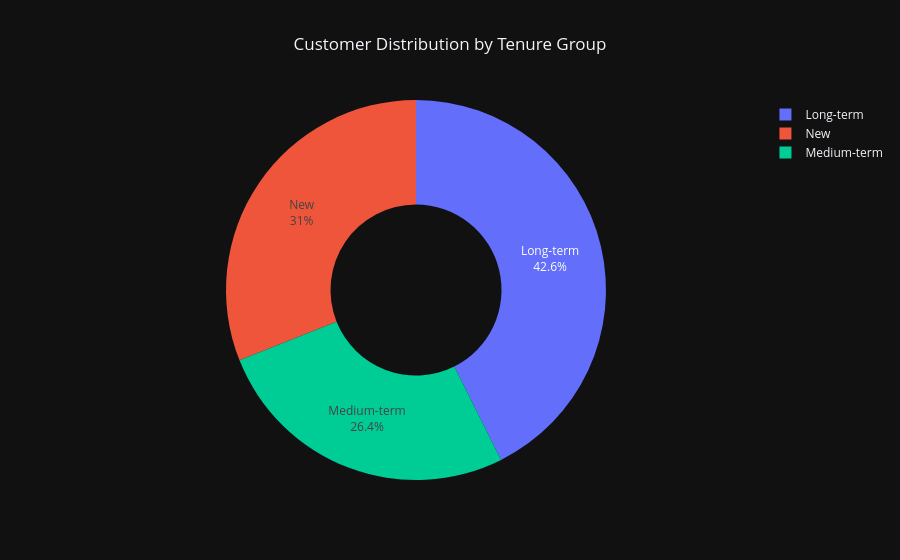

The notebook cell this image was saved under:
### Code cell
fig = px.pie(
    names=segment_counts.index,
    values=segment_counts.values,
    title="Customer Distribution by Tenure Group",
    hole=0.45
)

fig.update_traces(
    textposition="inside",
    textinfo="label+percent"
)

fig.update_layout(
    title_x=0.5
)

fig.show()

### Figure 1 — Plotly figure (JSON) as saved in the notebook; plotly's stock layout.template omitted (floating-point values rounded to 4 significant figures)
{"data": [{"domain": {"x": [0, 1], "y": [0, 1]}, "hole": 0.45, "hovertemplate": "label=%{label}<br>value=%{value}<extra></extra>", "labels": ["New", "Medium-term", "Long-term"], "legendgroup": "", "name": "", "showlegend": true, "textinfo": "label+percent", "textposition": "inside", "type": "pie", "values": [2186, 1856, 3001]}], "layout": {"legend": {"tracegroupgap": 0}, "title": {"text": "Customer Distribution by Tenure Group", "x": 0.5}}}
